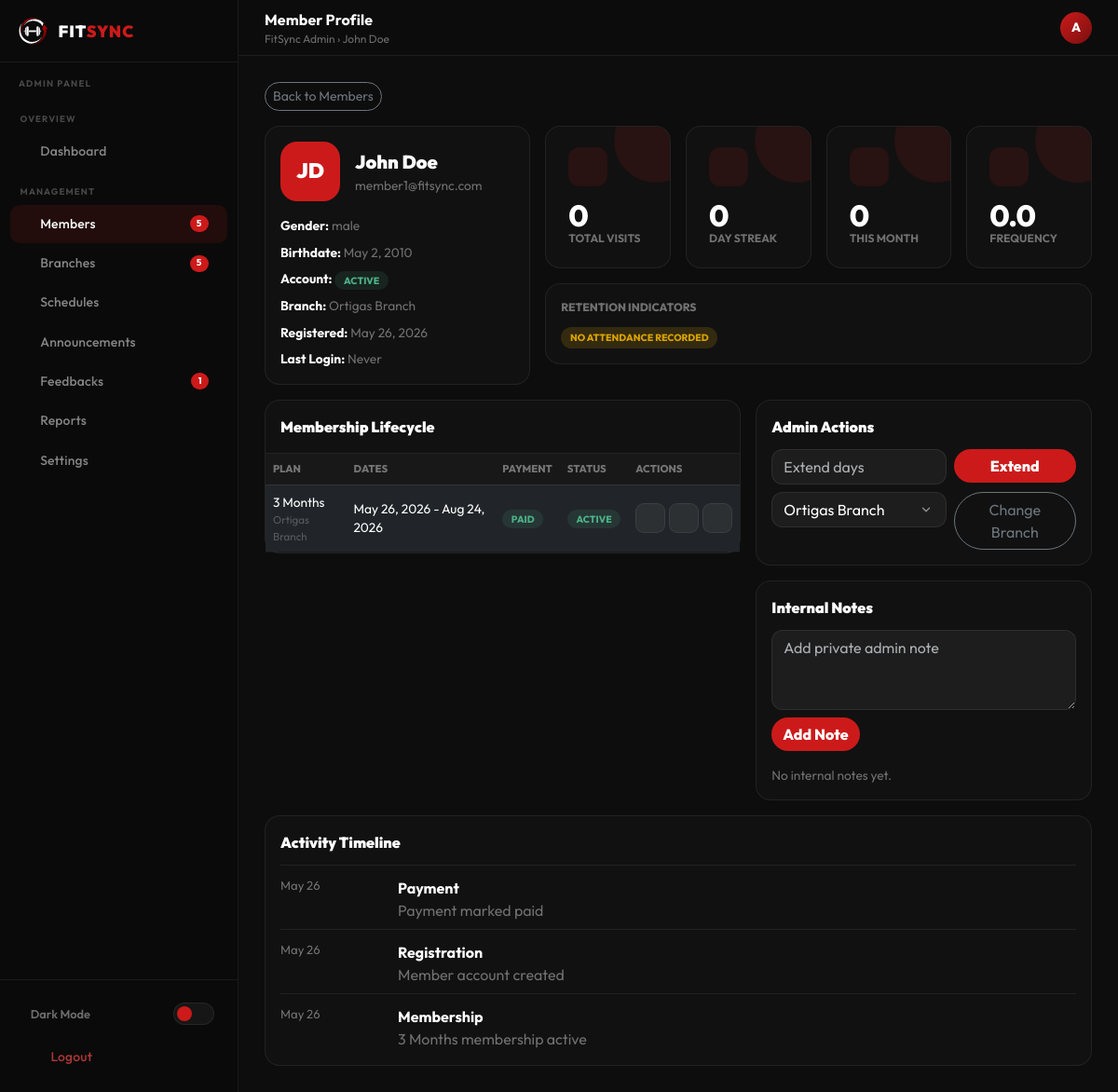
The app's page /admin/member_view.php?id=3 (signed in), older data.
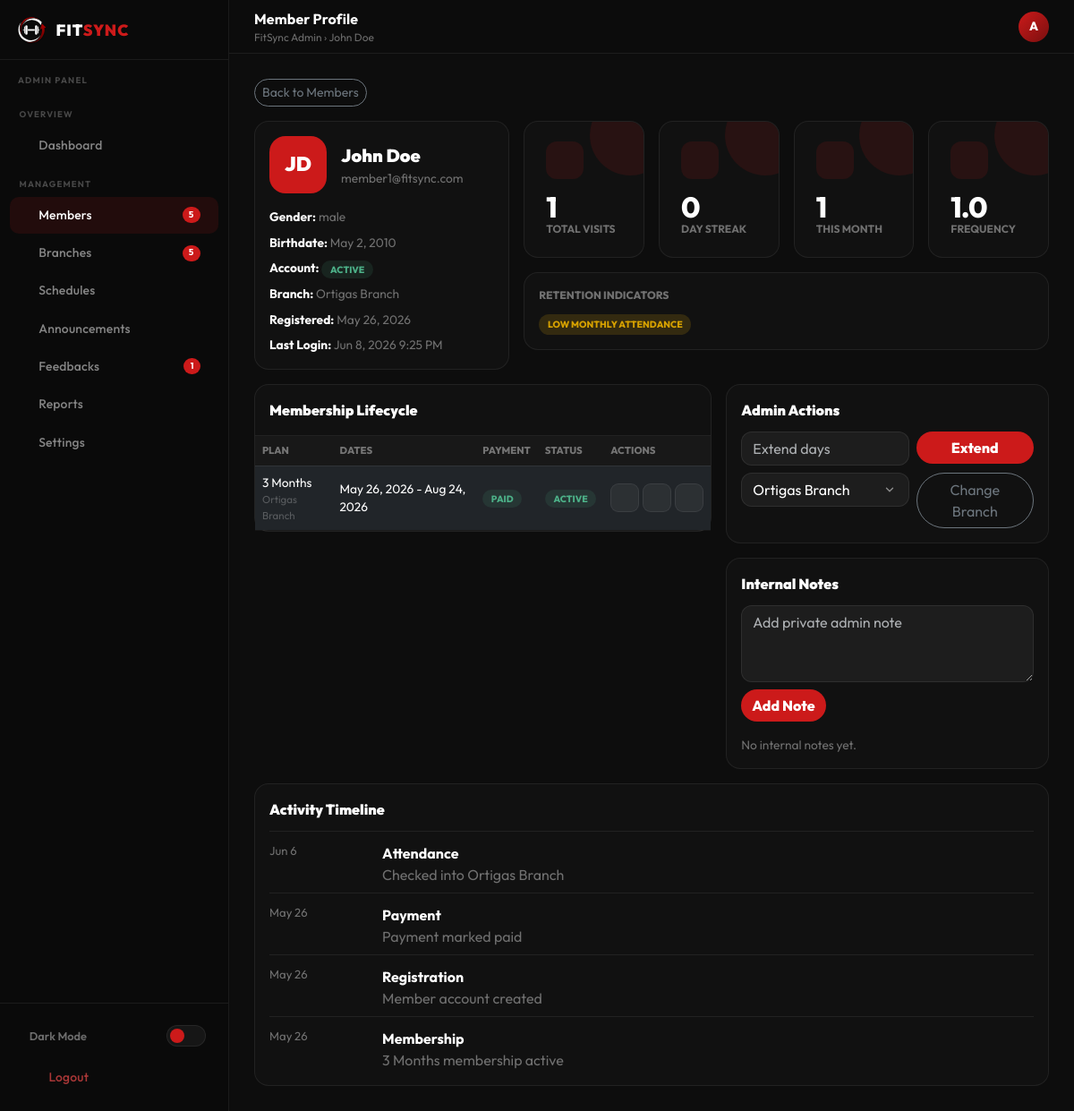
The same page, newer data.
### tables this page shows
CREATE TABLE `memberships` (
  `id` int(10) UNSIGNED NOT NULL,
  `user_id` int(10) UNSIGNED NOT NULL,
  `plan_id` smallint(5) UNSIGNED NOT NULL,
  `branch_id` smallint(5) UNSIGNED NOT NULL DEFAULT 1,
  `starts_at` date NOT NULL,
  `ends_at` date NOT NULL,
  `amount_paid` decimal(10,2) NOT NULL,
  `payment_method` enum('credit_card','debit_card','gcash','maya','bank_transfer','cash') NOT NULL DEFAULT 'cash',
  `payment_status` enum('pending','paid','failed','refunded') NOT NULL DEFAULT 'paid',
  `status` enum('pending','active','expired','cancelled','frozen') NOT NULL DEFAULT 'active',
  `payment_ref` varchar(128) DEFAULT NULL,
  `created_at` datetime NOT NULL DEFAULT current_timestamp(),
  `updated_at` datetime NOT NULL DEFAULT current_timestamp() ON UPDATE current_timestamp()
);

CREATE TABLE `users` (
  `id` int(10) UNSIGNED NOT NULL,
  `role` enum('admin','member') NOT NULL DEFAULT 'member',
  `first_name` varchar(64) NOT NULL,
  `last_name` varchar(64) NOT NULL,
  `email` varchar(191) NOT NULL,
  `password_hash` varchar(255) NOT NULL,
  `birthdate` date DEFAULT NULL,
  `gender` enum('male','female','nonbinary','other') DEFAULT NULL,
  `email_verified_at` datetime DEFAULT NULL,
  `verification_token` varchar(128) DEFAULT NULL,
  `remember_token` varchar(128) DEFAULT NULL,
  `profile_photo` varchar(255) DEFAULT NULL,
  `is_active` tinyint(1) NOT NULL DEFAULT 1,
  `last_login_at` datetime DEFAULT NULL,
  `created_at` datetime NOT NULL DEFAULT current_timestamp(),
  `updated_at` datetime NOT NULL DEFAULT current_timestamp() ON UPDATE current_timestamp(),
  `is_approved` tinyint(1) DEFAULT 1
);

CREATE TABLE `branches` (
  `id` smallint(5) UNSIGNED NOT NULL,
  `name` varchar(100) NOT NULL,
  `city` varchar(64) NOT NULL,
  `address` varchar(255) DEFAULT NULL,
  `maps_embed` text DEFAULT NULL,
  `is_active` tinyint(1) NOT NULL DEFAULT 1,
  `created_at` datetime NOT NULL DEFAULT current_timestamp()
);

CREATE TABLE `membership_plans` (
  `id` smallint(5) UNSIGNED NOT NULL,
  `slug` varchar(16) NOT NULL,
  `label` varchar(32) NOT NULL,
  `duration_days` smallint(5) UNSIGNED NOT NULL,
  `price` decimal(10,2) NOT NULL,
  `original_price` decimal(10,2) NOT NULL,
  `features_json` longtext DEFAULT NULL,
  `is_active` tinyint(1) NOT NULL DEFAULT 1,
  `sort_order` tinyint(3) UNSIGNED NOT NULL DEFAULT 0
);

### includes/member_helpers.php (called while the page is built, shortened)
<?php
function memberProfile(PDO $pdo, int $memberId): ?array
{
    $stmt = $pdo->prepare(
        'SELECT u.*, lm.id AS membership_id, lm.branch_id, lm.status AS membership_status,
                lm.payment_status, lm.starts_at, lm.ends_at,
                p.label AS plan_label, b.name AS branch_name, b.city AS branch_city
         FROM users u
         LEFT JOIN memberships lm ON lm.id = (
            SELECT m2.id FROM memberships m2
            WHERE m2.user_id = u.id
            ORDER BY m2.ends_at DESC, m2.id DESC
            LIMIT 1
         )
         LEFT JOIN membership_plans p ON p.id = lm.plan_id
         LEFT JOIN branches b ON b.id = lm.branch_id
         WHERE u.id = ? AND u.role = "member"
         LIMIT 1'
    );
    $stmt->execute([$memberId]);
    $member = $stmt->fetch();
    return $member ?: null;
}
function memberMembershipHistory(PDO $pdo, int $memberId): array
{
    $stmt = $pdo->prepare(
        'SELECT m.*, p.label AS plan_label, b.name AS branch_name
         FROM memberships m
         INNER JOIN membership_plans p ON p.id = m.plan_id
         INNER JOIN branches b ON b.id = m.branch_id
         WHERE m.user_id = ?
         ORDER BY m.created_at DESC, m.id DESC'
    );
    $stmt->execute([$memberId]);
    return $stmt->fetchAll(PDO::FETCH_ASSOC);
}
function memberTimeline(PDO $pdo, int $memberId): array
{
    $events = [];
    $member = memberProfile($pdo, $memberId);
    if ($member) {
        $events[] = ['date' => $member['created_at'], 'type' => 'Registration', 'body' => 'Member account created'];
    }
    foreach (memberMembershipHistory($pdo, $memberId) as $m) {
        $events[] = ['date' => $m['created_at'], 'type' => 'Membership', 'body' => $m['plan_label'] . ' membership ' . $m['status']];
        if ($m['payment_status'] === 'paid') {
            $events[] = ['date' => $m['updated_at'], 'type' => 'Payment', 'body' => 'Payment marked paid'];
        }
    }
    $stmt = $pdo->prepare(
        'SELECT al.check_in_at, b.name AS branch_name
         FROM attendance_logs al
         INNER JOIN branches b ON b.id = al.branch_id
         WHERE al.user_id = ?
         ORDER BY al.check_in_at DESC
         LIMIT 20'
    );
    $stmt->execute([$memberId]);
    foreach ($stmt->fetchAll(PDO::FETCH_ASSOC) as $row) {
        $events[] = ['date' => $row['check_in_at'], 'type' => 'Attendance', 'body' => 'Checked into ' . $row['branch_name']];
    }
    usort($events, fn ($a, $b) => strcmp((string) $b['date'], (string) $a['date']));
    return array_slice($events, 0, 30);
}

### admin/member_view.php (the view, shortened to what the rows shown need)
<?php
require_once __DIR__ . '/../config/db.php';
require_once __DIR__ . '/../includes/member_helpers.php';
$pdo = db();
$memberId = max(0, (int) ($_GET['id'] ?? 0));
$member = $memberId ? memberProfile($pdo, $memberId) : null;
$history = memberMembershipHistory($pdo, $memberId);
$timeline = memberTimeline($pdo, $memberId);
$branches = $pdo->query('SELECT id, name FROM branches WHERE is_active = 1 ORDER BY name')->fetchAll(PDO::FETCH_ASSOC);
$pageTitle = 'Member Profile';
$topbarCrumb = $member['first_name'] . ' ' . $member['last_name'];
require_once __DIR__ . '/../includes/admin_header.php';
require_once __DIR__ . '/../includes/admin_sidebar.php';
?>
<div class="row g-3 mb-3">
    <div class="col-xl-4">
        <div class="fs-card p-3 h-100">
            <div class="d-flex align-items-center gap-3 mb-3">
                <div style="width:64px;height:64px;border-radius:18px;background:var(--fs-red);display:flex;align-items:center;justify-content:center;font-size:1.4rem;font-weight:900">
                    <?= htmlspecialchars(strtoupper(substr($member['first_name'], 0, 1) . substr($member['last_name'], 0, 1))) ?>
                </div>
                <div>
                    <div style="font-size:1.25rem;font-weight:900"><?= htmlspecialchars($member['first_name'] . ' ' . $member['last_name']) ?></div>
                    <div style="color:var(--text-muted);font-size:.86rem"><?= htmlspecialchars($member['email']) ?></div>
                </div>
            </div>
            <div class="d-flex flex-column gap-2" style="font-size:.86rem">
                <div><strong>Gender:</strong> <span style="color:var(--text-muted)"><?= htmlspecialchars($member['gender'] ?? 'Not set') ?></span></div>
                <div><strong>Birthdate:</strong> <span style="color:var(--text-muted)"><?= $member['birthdate'] ? date('M j, Y', strtotime($member['birthdate'])) : 'Not set' ?></span></div>
                <div><strong>Branch:</strong> <span style="color:var(--text-muted)"><?= htmlspecialchars($member['branch_name'] ?? 'Unassigned') ?></span></div>
                <div><strong>Registered:</strong> <span style="color:var(--text-muted)"><?= date('M j, Y', strtotime($member['created_at'])) ?></span></div>
                <div><strong>Last Login:</strong> <span style="color:var(--text-muted)"><?= $member['last_login_at'] ? date('M j, Y g:i A', strtotime($member['last_login_at'])) : 'Never' ?></span></div>
            </div>
        </div>
    </div>
</div>
<div class="row g-3 mb-3">
    <div class="col-xl-7">
        <div class="admin-table-wrap">
            <table class="table admin-table">
                <thead><tr><th>Plan</th><th>Dates</th><th>Payment</th><th>Status</th><th>Actions</th></tr></thead>
                <tbody>
                    <?php foreach ($history as $m): ?>
                        <tr>
                            <td><?= htmlspecialchars($m['plan_label']) ?><div style="font-size:.72rem;color:var(--text-dimmed)"><?= htmlspecialchars($m['branch_name']) ?></div></td>
                            <td><?= date('M j, Y', strtotime($m['starts_at'])) ?> - <?= date('M j, Y', strtotime($m['ends_at'])) ?></td>
                            <td><span class="status-badge <?= htmlspecialchars($m['payment_status']) ?>"><?= htmlspecialchars($m['payment_status']) ?></span></td>
                            <td><span class="status-badge <?= htmlspecialchars($m['status']) ?>"><?= htmlspecialchars($m['status']) ?></span></td>
                            <td>
                                <div class="d-flex gap-1">
                                    <button class="tbl-btn" onclick="memberAction({action:'set_membership_status',membership_id:<?= (int) $m['id'] ?>,status:'frozen'})"><i class="ti ti-player-pause"></i></button>
                                    <button class="tbl-btn" onclick="memberAction({action:'set_membership_status',membership_id:<?= (int) $m['id'] ?>,status:'active'})"><i class="ti ti-player-play"></i></button>
                                    <button class="tbl-btn" onclick="memberAction({action:'set_membership_status',membership_id:<?= (int) $m['id'] ?>,status:'cancelled'})"><i class="ti ti-ban"></i></button>
                                </div>
                            </td>
                        </tr>
                    <?php endforeach ?>
                </tbody>
            </table>
        </div>
    </div>
    <div class="col-xl-5">
        <div class="fs-card p-3 mb-3">
            <div class="row g-2">
                <div class="col-7">
                    <select class="form-select fs-select" id="branchId">
                        <?php foreach ($branches as $branch): ?>
                            <option value="<?= (int) $branch['id'] ?>" <?= (int) ($member['branch_id'] ?? 0) === (int) $branch['id'] ? 'selected' : '' ?>><?= htmlspecialchars($branch['name']) ?></option>
                        <?php endforeach ?>
                    </select>
                </div>
            </div>
        </div>
    </div>
</div>
<?php require_once __DIR__ . '/../includes/admin_footer.php'; ?>

### includes/admin_sidebar.php (shortened to what the rows shown need)
<div class="topbar">
    <div class="me-auto">
        <div class="topbar-title"><?= htmlspecialchars($pageTitle ?? 'Admin') ?></div>
        <div class="topbar-breadcrumb">FitSync Admin &rsaquo; <?= htmlspecialchars($topbarCrumb ?? 'Operations') ?></div>
    </div>
</div>
<div class="main-wrap">
    <main class="main-content">

Row changes from the older to the newer data that the page shows:
changed through a linked row, memberships "PAID": user.last_login_at (not shown) → "Jun 8, 2026 9:25 PM"
Text that changed along with them:
$insights['total_visits']: "0" → "1"
$insights['monthly_attendance']: "0" → "1"
$insights['attendance_frequency']: "0.0" → "1.0"
new list line: "LOW MONTHLY ATTENDANCE"
new list line: "Jun 6 Attendance Checked into Ortigas Branch"
text no longer shown: "Never"
list line gone: "NO ATTENDANCE RECORDED"
